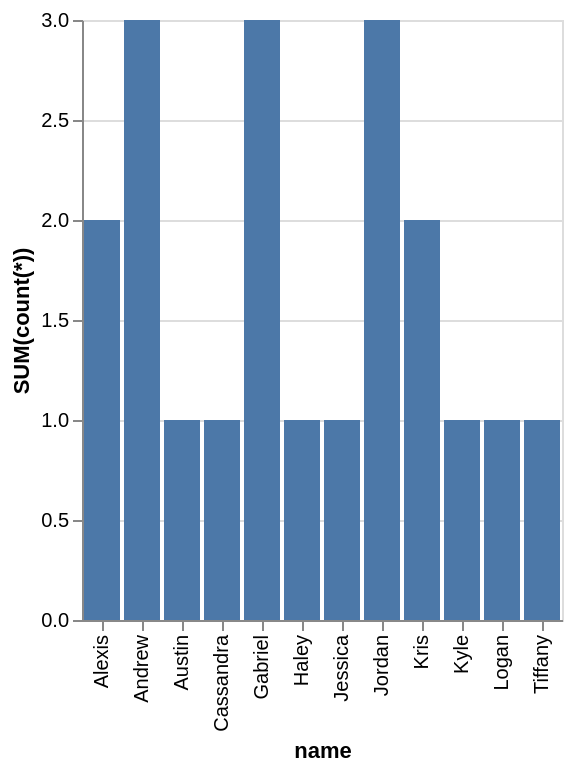

Here is the Vega-Lite specification saved for this chart:
### Vega-Lite specification from a JSON file in a GitHub repository (floating-point values rounded to 4 significant figures)
{"data": {"values": [{"x_data": "Alexis", "y_data": 2}, {"x_data": "Andrew", "y_data": 3}, {"x_data": "Austin", "y_data": 1}, {"x_data": "Cassandra", "y_data": 1}, {"x_data": "Gabriel", "y_data": 3}, {"x_data": "Haley", "y_data": 1}, {"x_data": "Jessica", "y_data": 1}, {"x_data": "Jordan", "y_data": 3}, {"x_data": "Kris", "y_data": 2}, {"x_data": "Kyle", "y_data": 1}, {"x_data": "Logan", "y_data": 1}, {"x_data": "Tiffany", "y_data": 1}]}, "mark": "bar", "encoding": {"x": {"field": "x_data", "type": "nominal", "title": "name", "sort": "ascending"}, "y": {"field": "y_data", "type": "quantitative", "title": "SUM(count(*))"}}}
